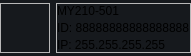
<?xml version="1.0" encoding="UTF-8"?>
<ui version="4.0">
 <class>AqLeftDeviceWidget</class>
 <widget class="QWidget" name="AqLeftDeviceWidget">
  <property name="geometry">
   <rect>
    <x>0</x>
    <y>0</y>
    <width>177</width>
    <height>56</height>
   </rect>
  </property>
  <property name="windowTitle">
   <string>Form</string>
  </property>
  <property name="styleSheet">
   <string notr="true">#AqLeftDeviceWidget{
	background-color: #16191d;
	border-top-left-radius: 5px;
	border-bottom-left-radius: 5px;
}</string>
  </property>
  <layout class="QHBoxLayout" name="horizontalLayout">
   <property name="leftMargin">
    <number>0</number>
   </property>
   <property name="topMargin">
    <number>0</number>
   </property>
   <property name="rightMargin">
    <number>0</number>
   </property>
   <property name="bottomMargin">
    <number>0</number>
   </property>
   <item>
    <widget class="QFrame" name="deviceImage">
     <property name="minimumSize">
      <size>
       <width>50</width>
       <height>50</height>
      </size>
     </property>
     <property name="maximumSize">
      <size>
       <width>50</width>
       <height>50</height>
      </size>
     </property>
     <property name="frameShape">
      <enum>QFrame::StyledPanel</enum>
     </property>
     <property name="frameShadow">
      <enum>QFrame::Raised</enum>
     </property>
     <layout class="QHBoxLayout" name="horizontalLayout_9">
      <property name="spacing">
       <number>0</number>
      </property>
      <property name="leftMargin">
       <number>0</number>
      </property>
      <property name="topMargin">
       <number>0</number>
      </property>
      <property name="rightMargin">
       <number>0</number>
      </property>
      <property name="bottomMargin">
       <number>0</number>
      </property>
      <item alignment="Qt::AlignLeft">
       <widget class="QLabel" name="devIcon">
        <property name="maximumSize">
         <size>
          <width>50</width>
          <height>50</height>
         </size>
        </property>
        <property name="text">
         <string/>
        </property>
        <property name="textFormat">
         <enum>Qt::AutoText</enum>
        </property>
        <property name="pixmap">
         <pixmap resource="../resoursec.qrc">:/images/icons/AQico_silver.png</pixmap>
        </property>
        <property name="scaledContents">
         <bool>true</bool>
        </property>
        <property name="alignment">
         <set>Qt::AlignCenter</set>
        </property>
        <property name="wordWrap">
         <bool>false</bool>
        </property>
       </widget>
      </item>
     </layout>
    </widget>
   </item>
   <item>
    <widget class="QFrame" name="deviceInfo">
     <property name="minimumSize">
      <size>
       <width>0</width>
       <height>0</height>
      </size>
     </property>
     <property name="maximumSize">
      <size>
       <width>145</width>
       <height>50</height>
      </size>
     </property>
     <property name="frameShape">
      <enum>QFrame::StyledPanel</enum>
     </property>
     <property name="frameShadow">
      <enum>QFrame::Raised</enum>
     </property>
     <layout class="QVBoxLayout" name="verticalLayout_13">
      <property name="spacing">
       <number>3</number>
      </property>
      <property name="leftMargin">
       <number>0</number>
      </property>
      <property name="topMargin">
       <number>0</number>
      </property>
      <property name="rightMargin">
       <number>0</number>
      </property>
      <property name="bottomMargin">
       <number>0</number>
      </property>
      <item alignment="Qt::AlignLeft">
       <widget class="QLabel" name="deviceName">
        <property name="font">
         <font>
          <bold>false</bold>
         </font>
        </property>
        <property name="text">
         <string>MY210-501</string>
        </property>
       </widget>
      </item>
      <item alignment="Qt::AlignLeft">
       <widget class="QLabel" name="deviceAddress">
        <property name="font">
         <font>
          <bold>false</bold>
         </font>
        </property>
        <property name="text">
         <string>ID: 88888888888888888</string>
        </property>
       </widget>
      </item>
      <item>
       <widget class="QLabel" name="deviceSerial">
        <property name="font">
         <font>
          <bold>false</bold>
         </font>
        </property>
        <property name="text">
         <string>IP: 255.255.255.255</string>
        </property>
       </widget>
      </item>
     </layout>
    </widget>
   </item>
  </layout>
 </widget>
 <resources>
  <include location="../resoursec.qrc"/>
 </resources>
 <connections/>
</ui>
